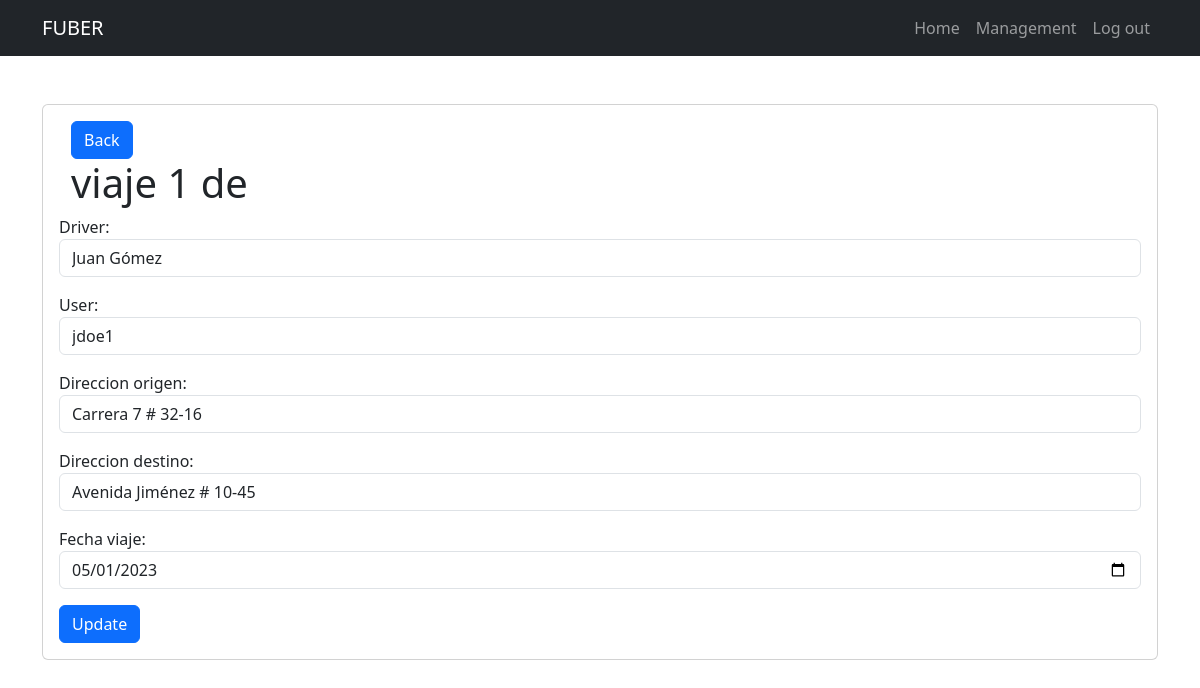
Screenshot of /viajes/1/ (signed in) with the database file from the repository.
### fuber/models.py (models this page shows)
class viaje(models.Model):
    trip_id = models.AutoField(primary_key=True)
    driver = models.ForeignKey(conductor, on_delete=models.CASCADE)
    user = models.ForeignKey(User, on_delete=models.CASCADE)
    direccion_origen = models.CharField(max_length=500)
    direccion_destino = models.CharField(max_length=500)
    fecha_viaje = models.DateField()

class conductor(models.Model):
    driver_id = models.AutoField(primary_key=True)
    nombre = models.CharField(max_length=50)
    apellido = models.CharField(max_length=50)
    correo = models.CharField(max_length=50)
    telefono = models.CharField(max_length=50)
    fecha_nacimiento = models.DateField()
    vehicle = models.OneToOneField(vehiculo, on_delete=models.CASCADE)
    def __str__(self):
        return self.nombre + ' ' + self.apellido

### fuber/views.py (the view)
# urls.py: path('viajes/<int:trip_id>/', views.viajes_edit, name='viajes_edit'),
@login_required
def viajes_edit(request, trip_id):
    if request.method == 'GET':
        trip_info = get_object_or_404(viaje, pk=trip_id)
        form = tripForm(instance=trip_info)
        return render(request, 'viajes_edit.html', {'trip_info': trip_info, 'form': form})
    else:
            trip_info = get_object_or_404(viaje, pk=trip_id)
            form = tripForm(request.POST, instance=trip_info)
            form.save()
            return redirect('viajes')

### fuber/forms.py
class tripForm(ModelForm):
    class Meta:
        model = viaje
        fields = ['driver', 'user', 'direccion_origen', 'direccion_destino', 'fecha_viaje']
        widgets = {
            'driver': forms.Select(attrs={'class': 'form-control'}),
            'user': forms.Select(attrs={'class': 'form-control'}),
            'direccion_origen': forms.TextInput(attrs={'class': 'form-control'}),
            'direccion_destino': forms.TextInput(attrs={'class': 'form-control'}),
            'fecha_viaje': forms.DateInput(attrs={'type': 'date', 'class': 'form-control'}),
        }

### fuber/templates/viajes_edit.html (shortened to what this page needs)
{% extends 'base.html' %}
{% block content %}
<div class="container">
  <div class="row">
    <div class="col-sm-8">
      <a class="btn btn-primary" href="/viajes">Back</a>
    </div>
  </div>
  <div>
    <h1> viaje {{trip_info.trip_id}} de {{trip_info.user.first_name}}</h1>
  </div>
</div>
<form method="post">
  {{form.as_p}}
  <button class = "btn btn-primary">
    Update
  </button>
</form>
{% endblock %}

### rows the page displays
viaje: trip_id "1", user "jdoe1", direccion_origen "Carrera 7 # 32-16", direccion_destino "Avenida Jiménez # 10-45", fecha_viaje "05/01/2023"
conductor: driver "Juan Gómez"
